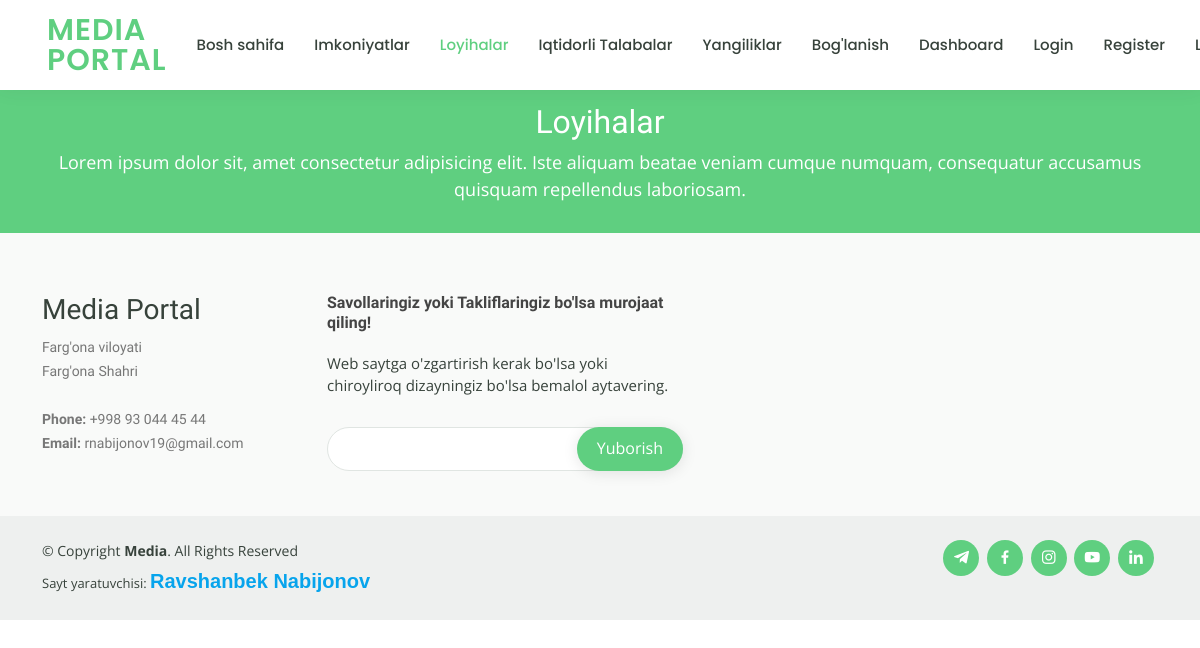
The page /projects/ (signed in) on the database as committed earlier.
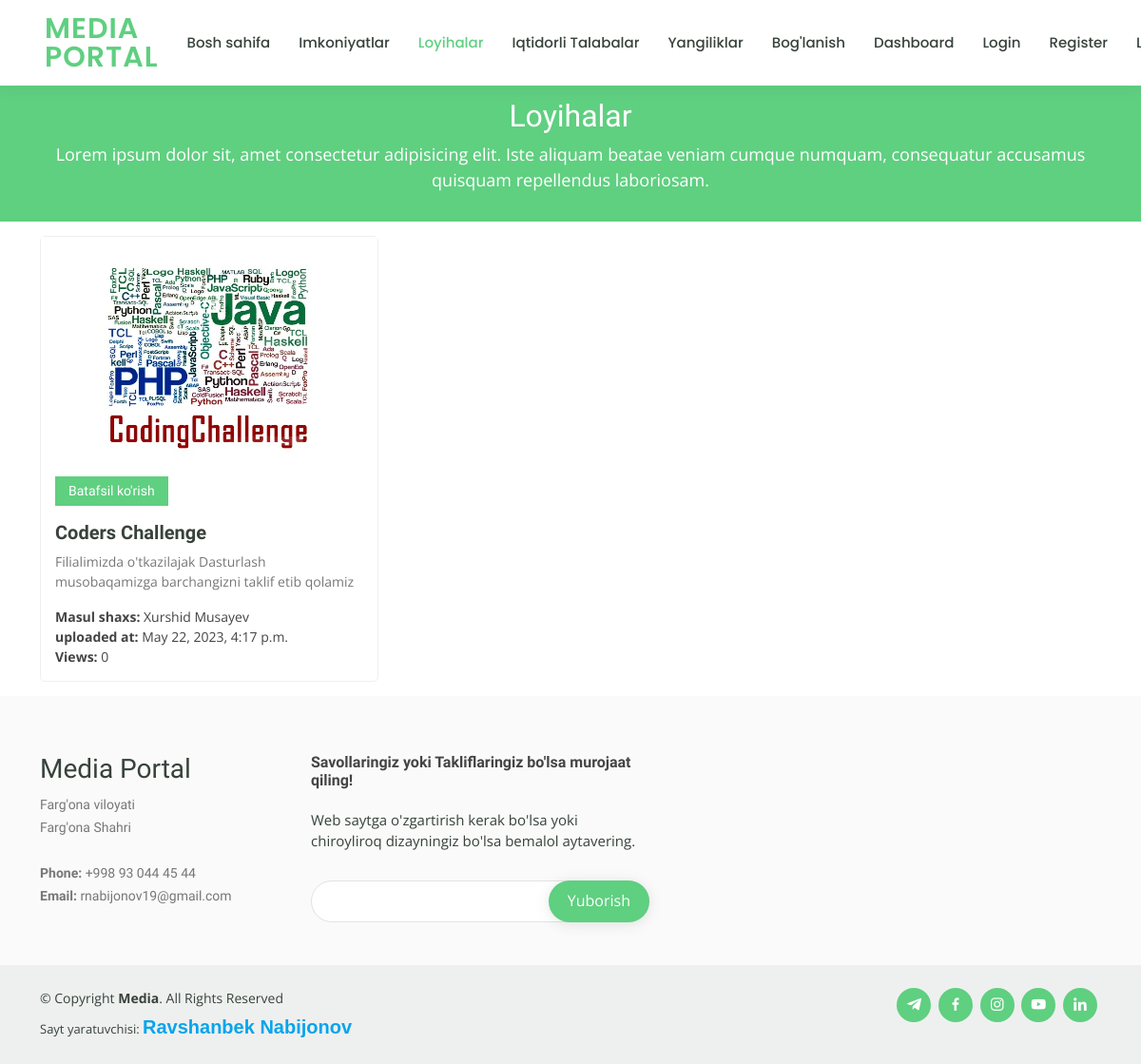
The same page on the database as committed later.
### main/models.py (models this page shows, shortened)
class Project(models.Model): #Tuiterlar ham buni qo'shaolsin
    class Meta:
        verbose_name = 'Loyiha'
        verbose_name_plural = 'Loyihalar'
    name = models.CharField(max_length=60, verbose_name='nomi')
    shortly_description = models.TextField(max_length=200, verbose_name='qisqacha izoh')
    image = models.ImageField(upload_to="chances/", verbose_name="rasm")
    responsible_person = models.CharField(max_length=60, verbose_name="Masul shaxs")
    description = RichTextUploadingField(verbose_name="Izoh")
    viewers = models.ManyToManyField(User, blank=True, verbose_name="Ko'ruvchilar")
    created_at = models.DateTimeField(auto_now_add=True)
    @admin.display(description="Ko'rishlar soni")
    def get_number_of_views(self):
        return self.viewers.count()

### main/views.py (the view)
# urls.py: path('projects/', projects_view, name="projects"),
@login_required(login_url='login')
def projects_view(request):
    projects = Project.objects.all()
    context = {
        'active_section': 'projects',
        'projects': get_nested_list_includes_triple_lists(projects),
    }
    return render(request, 'projects.html', context)

### main/utils.py (called while the page is built)
def get_nested_list_includes_triple_lists(data:list)->list:
    list_data = []
    triple_data = []
    steps = 0
    for single_data in data:
        steps += 1
        triple_data.append(single_data)
        if steps == 3:
            list_data.append(triple_data)
            steps = 0
            triple_data = []
    else:
        if triple_data != []:
            list_data.append(triple_data)
    return list_data

### templates/projects.html (shortened to what this page needs)
{% extends 'main/base.html' %}
{% load static %}
  {% block content %}
    <main id="main" data-aos="fade-in">
      <div class="breadcrumbs">
        <div class="container">
          <h2>Loyihalar</h2>
          <p style="font-size: 18px">Lorem ipsum dolor sit, amet consectetur adipisicing elit. Iste aliquam beatae veniam cumque numquam, consequatur accusamus quisquam repellendus laboriosam.  </p>
        </div>
      </div>
      {% for initial_list in projects %}
        <section id="courses" class="courses">
          <div class="container" data-aos="fade-up">
            <div class="row" data-aos="zoom-in" data-aos-delay="100">
              {% for project in initial_list %}
                <div class="col-lg-4 col-md-6 d-flex align-items-stretch">
                  <div class="course-item">
                    <img style="height: 237px;width: 800px" src="{{ project.image.url }}" class="img-fluid" alt="...">
                    <div class="course-content">
                      <a href="{% url 'project_detail' pk=project.id %}">
                        <div class="d-flex justify-content-between align-items-center mb-3">
                          <h4>Batafsil ko'rish</h4>
                        </div>
                      </a>
                      <h3><a href="#">{{ project.name }}</a></h3>
                      <p>{{ project.shortly_description }}</p>
                      <small><b> Masul shaxs:</b> {{project.responsible_person}}</small>
                      <br><small><b>uploaded at:</b> {{project.created_at}}</small>
                      <br><small><b>Views:</b> {{project.get_number_of_views}}</small>
                    </div>
                  </div>
                </div>
              {% endfor %}
            </div>
          </div>
        </section>
      {% endfor %}
    </main>
  {% endblock content %}

### templates/main/base.html (shortened to what this page needs)
{% load static %}
{% block head %}
    {% include 'main/head.html' %}
{% endblock head %}
{% block body %}
    {% block header %}
        {% include 'main/header.html' %}
    {% endblock header %}
    {% block content %}{% endblock content %}
    {% block footer %}
        {% include 'main/footer.html' %}
    {% endblock footer %}
{% endblock body %}

### templates/main/head.html (shortened to what this page needs)
{% load static %}
<head>
    <link rel="stylesheet" href="https://pro.fontawesome.com/releases/v5.10.0/css/all.css"/>
    <link href="https://cdn.jsdelivr.net/npm/bootstrap@5.0.2/dist/css/bootstrap.min.css" rel="stylesheet"
>
    <link href="{% static 'assets/vendor/animate.css/animate.min.css' %}" rel="stylesheet">
    <link href="{% static 'assets/vendor/aos/aos.css' %}" rel="stylesheet">
    <link href="{% static 'assets/vendor/bootstrap/css/bootstrap.min.css' %}" rel="stylesheet">
    <link href="{% static 'assets/vendor/bootstrap-icons/bootstrap-icons.css' %}" rel="stylesheet">
    <link href="{% static 'assets/vendor/boxicons/css/boxicons.min.css' %}" rel="stylesheet">
    <link href="{% static 'assets/vendor/remixicon/remixicon.css' %}" rel="stylesheet">
    <link href="{% static 'assets/vendor/swiper/swiper-bundle.min.css' %}" rel="stylesheet">
    <link href="{% static 'assets/css/style.css' %}" rel="stylesheet">
</head>

### templates/main/header.html (shortened to what this page needs)
{% load static %}
<header id="header" class="fixed-top">
    <div class="container d-flex align-items-center">
       <h1 class="logo me-auto"><a href="index.html">Media Portal</a></h1>
           <nav id="navbar" class="navbar order-last order-lg-0">
        <ul>
          {% if active_section == 'home' %}
            <li><a class="active" href="{% url 'home' %}">Bosh sahifa</a></li>
          {% else %}
            <li><a href="{% url 'home' %}">Bosh sahifa</a></li>
          {% endif %}
          {% if active_section == 'oportunities' %}
            <li><a class="active" href="{% url 'oportunities' %}">Imkoniyatlar</a></li>
          {% else %}
            <li><a href="{% url 'oportunities' %}">Imkoniyatlar</a></li>
          {% endif %}
          {% if active_section == 'projects' %}
            <li><a class="active" href="{% url 'projects' %}">Loyihalar</a></li>
          {% else %}
            <li><a href="{% url 'projects' %}">Loyihalar</a></li>
          {% endif %}
          {% if active_section == 'best_students' %}
            <li><a class="active" href="{% url 'best_students' %}">Iqtidorli Talabalar</a></li>
          {% else %}
            <li><a href="{% url 'best_students' %}">Iqtidorli Talabalar</a></li>
          {% endif %}
          {% if active_section == 'news' %}
            <li><a class="active" href="{% url 'news' %}">Yangiliklar</a></li>
          {% else %}
            <li><a href="{% url 'news' %}">Yangiliklar</a></li>
          {% endif %}
          {% if active_section == 'contact' %}
            <li><a class="active" href="{% url 'contact' %}">Bog'lanish</a></li>
          {% else %}
            <li><a href="{% url 'contact' %}">Bog'lanish</a></li>
          {% endif %}
          <li><a href="{% url 'admin:index' %}">Dashboard</a></li>
          <li><a href="{% url 'login' %}">Login</a></li>
          <li><a href="{% url 'register' %}">Register</a></li>
          <li><a href="{% url 'logout' %}">Logout</a></li>
        </ul>
      </nav>
    </div>
  </header>

### templates/main/footer.html (shortened to what this page needs)
{% load static %}
<footer id="footer">
    <div class="footer-top">
      <div class="container">
        <div class="row">
          <div class="col-lg-3 col-md-6 footer-contact">
            <h3>Media Portal</h3>
            <p>
              Farg'ona viloyati<br>
         Farg'ona Shahri <br>
              <br>
              <strong>Phone:</strong> +998 93 044 45 44<br>
              <strong>Email:</strong> rnabijonov19@gmail.com<br>
            </p>
          </div>
          <div class="col-lg-4 col-md-6 footer-newsletter">
            <h4>Savollaringiz yoki Takliflaringiz bo'lsa murojaat qiling!</h4>
            <p>Web saytga o'zgartirish kerak bo'lsa yoki chiroyliroq dizayningiz bo'lsa bemalol aytavering.</p>
            <form action="" method="post">
              <input type="text" name="text"> <a href="https://t.me/Nabijonov4544"><input type="submit" value="Yuborish"></a>
            </form>
          </div>
        </div>
      </div>
    </div>
    <div class="container d-md-flex py-4">
      <div class="me-md-auto text-center text-md-start">
        <div class="copyright">
          &copy; Copyright <strong><span>Media</span></strong>. All Rights Reserved
        </div>
        <div class="credits">
          Sayt yaratuvchisi: <a  style="color: #07a4ec;font-size: 20px;font-family: sans-serif; font-weight: bolder;" href="https://t.me/Nabijonov4544">Ravshanbek Nabijonov</a>
        </div>
      </div>
      <div class="social-links text-center text-md-right pt-3 pt-md-0">
        <a href="https://t.me/Nabijonov4544" class="twitter"><i class="bx bxl-telegram"></i></a>
        <a href="https://www.facebook.com/rmnabijonov/" class="facebook"><i class="bx bxl-facebook"></i></a>
        <a href="https://www.instagram.com/rmnabijonov/" class="instagram"><i class="bx bxl-instagram"></i></a>
        <a href="https://www.youtube.com/@tatuffrasmiy" class="google-plus"><i class="bx bxl-youtube"></i></a>
        <a href="#" class="linkedin"><i class="bx bxl-linkedin"></i></a>
      </div>
    </div>
  </footer>

### templates/main/js.html (shortened to what this page needs)
{% load static %}

### static/assets/css/style.css (style rules this page uses)
a { color: #5fcf80; text-decoration: none; }
h1, h2, h3, h4, h5, h6 { font-family: "Raleway", sans-serif; }
#header { background: #fff; transition: all 0.5s; z-index: 997; padding: 15px 0; box-shadow: 0 0 18px rgba(55, 66, 59, 0.08); }
#header .logo { font-size: 30px; margin: 0; padding: 0; line-height: 1; font-weight: 600; letter-spacing: 1px; text-transform: uppercase; font-family: "Poppins", sans-serif; }
#header .logo a { color: #5fcf80; }
.navbar { padding: 0; }
.navbar ul { margin: 0; padding: 0; display: flex; list-style: none; align-items: center; }
.navbar li { position: relative; }
.navbar a, .navbar a:focus { display: flex; align-items: center; justify-content: space-between; padding: 10px 0 10px 30px; font-family: "Poppins", sans-serif; font-size: 15px; font-weight: 500; color: #37423b; white-space: nowrap; transition: 0.3s; }
.navbar a:hover, .navbar .active, .navbar .active:focus, .navbar li:hover > a { color: #5fcf80; }
section { padding: 15px 0; overflow: hidden; }
.breadcrumbs { margin-top: 73px; text-align: center; background: #5fcf80; padding: 30px 0; color: #fff; }
.breadcrumbs h2 { font-size: 32px; font-weight: 500; }
.breadcrumbs p { font-size: 14px; margin-bottom: 0; }
.courses .course-item { border-radius: 5px; border: 1px solid #eef0ef; }
.courses .course-content { padding: 15px; }
.courses .course-content h3 { font-weight: 700; font-size: 20px; }
.courses .course-content h3 a { color: #37423b; transition: 0.3s; }
.courses .course-content p { font-size: 14px; color: #777777; }
.courses .course-content h4 { font-size: 14px; background: #5fcf80; padding: 7px 14px; color: #fff; margin: 0; }
#footer { color: #37423b; font-size: 14px; background: #eef0ef; }
#footer .footer-top { padding: 60px 0 30px 0; background: #f9faf9; }
#footer .footer-top .footer-contact { margin-bottom: 30px; }
#footer .footer-top .footer-contact p { font-size: 14px; line-height: 24px; margin-bottom: 0; font-family: "Raleway", sans-serif; color: #777777; }
#footer .footer-top h4 { font-size: 16px; font-weight: bold; color: #444444; position: relative; padding-bottom: 12px; }
#footer .footer-newsletter { font-size: 15px; }
#footer .footer-newsletter h4 { font-size: 16px; font-weight: bold; color: #444444; position: relative; padding-bottom: 12px; }
#footer .footer-newsletter form { margin-top: 30px; background: #fff; padding: 6px 10px; position: relative; border-radius: 50px; text-align: left; border: 1px solid #e0e5e2; }
#footer .footer-newsletter form input[type=text] { border: 0; padding: 4px 8px; width: calc(100% - 100px); }
#footer .footer-newsletter form input[type=submit] { position: absolute; top: -1px; right: -1px; bottom: -1px; border: 0; background: none; font-size: 16px; padding: 0 20px 2px 20px; background: #5fcf80; color: #fff; transition: 0.3s; border-radius: 50px; box-shadow: 0px 2px 15px rgba(0, 0, 0, 0.1); }
#footer .credits { padding-top: 5px; font-size: 13px; }
#footer .credits a { color: #3ac162; transition: 0.3s; }
#footer .social-links a { font-size: 18px; display: inline-block; background: #5fcf80; color: #fff; line-height: 1; padding: 8px 0; margin-right: 4px; border-radius: 50%; text-align: center; width: 36px; height: 36px; transition: 0.3s; }

Rows that differ between the two databases and show on the page:
added Project: image (picture), name "Coders Challenge", shortly_description "Filialimizda o'tkazilajak Dasturlash musobaqamizga barchangizni taklif etib qolamiz", responsible_person "Xurshid Musayev", created_at "May 22, 2023, 4:17 p.m.", get_number_of_views "0"
